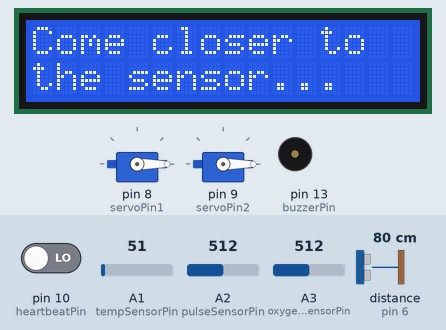
A sketch run on a simulated Arduino Uno, built with avr-gcc and run on an emulated ATmega328P. On the bench: 16×2 character LCD, 2 × servo, buzzer (waves = sounding, pin HIGH). Wiring (inferred from the names in the program): ultrasonic range finder: trigger pin 7; echo pin 6. The test bench sets the inputs (shaded band); at power-on: distance to the obstacle (sensor on pin 6) 80 cm, pin 10 (heartbeatPin) LOW, A1 (tempSensorPin) = 51, A2 (pulseSensorPin) = 512, A3 (oxygenSensorPin) = 512. The echo pulse lasts 58.3 µs per cm; pins used as bus, display or sensor lines are not drawn.

Above: at 1.2 s.
1.3 s: distance to the obstacle (sensor on pin 6) set to 2 cm
At 2.5 s:
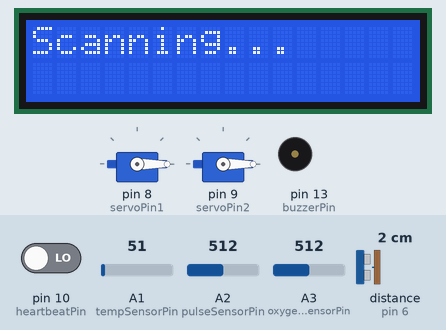
10.3 s: distance to the obstacle (sensor on pin 6) set to 60 cm
At 12.5 s:
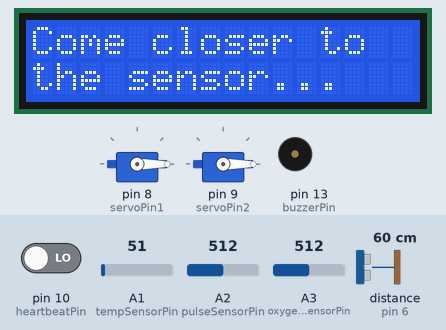
13.3 s: distance to the obstacle (sensor on pin 6) set to 4 cm
At 15.3 s:
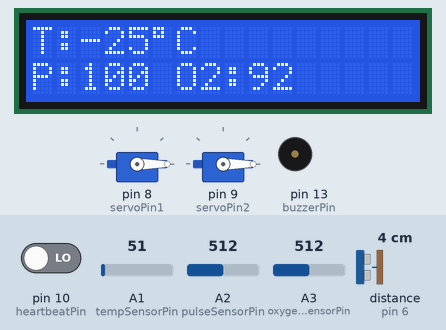
Timing chart, 0 to 16.8 s (numbered marks = the images above; inputs shaded):
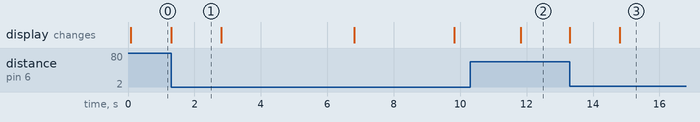

Measured:
- after the input at 1.3 s, the display: changes at once (image 1)
- after the input at 10.3 s, the display: changes after 1.5 s (image 2)
- after the input at 13.3 s, the display: first changes at once (image 3 shows a later state)
- what the display in image 1 shows lasts 1.5 s, from 1.3 s to 2.8 s

The sketch:

COVID_door.ino
```cpp
/*
  CovaBell - Smart Contactless Doorbell and Lock System
  Contributors: Rushil Rawat, Arnav Bansal
*/

#include <LiquidCrystal.h>
#include <Servo.h>

// Pins
const int buzzerPin = 13;
const int servoPin1 = 8;
const int servoPin2 = 9;
const int tempSensorPin = A1;
const int pulseSensorPin = A2;
const int oxygenSensorPin = A3;
const int heartbeatPin = 10;
const int pingPin = 7;
const int echoPin = 6;

// Objects
Servo servo1;
Servo servo2;
LiquidCrystal lcd(12, 11, 5, 4, 3, 2);

// Variables
bool visitorDetected = false;
bool cameFromOther = true;
int attemptCounter = 0;
const int maxAttempts = 3;
unsigned long lastVisitorTime = 0;
const unsigned long timeoutDuration = 30000; // 30 seconds

// Function Prototypes
void initializeSystem();
long getDistance();
int readTemperature();
int readPulse();
int readOxygenLevel();
int readHeartbeat();
void handleVisitor();
void accessGranted();
void accessDenied();
void idleScreen();

void setup() {
  initializeSystem();
}

void loop() {
  long distance = getDistance();

  if (distance > 50) {
    if (cameFromOther) {
      lcd.clear();
    }
    lcd.setCursor(0, 0);
    lcd.print("Come closer to");
    lcd.setCursor(0, 1);
    lcd.print("the sensor...");
    cameFromOther = false;
    if (millis() - lastVisitorTime > timeoutDuration) {
      idleScreen();
    }
  } else {
    handleVisitor();
    lastVisitorTime = millis();
  }
}

void initializeSystem() {
  lcd.begin(16, 2);
  pinMode(buzzerPin, OUTPUT);
  pinMode(heartbeatPin, INPUT);
  Serial.begin(9600);
  servo1.attach(servoPin1);
  servo2.attach(servoPin2);
  servo1.write(0);
  servo2.write(0);
  idleScreen();
}

void idleScreen() {
  lcd.clear();
  lcd.setCursor(0, 0);
  lcd.print("System Ready");
  lcd.setCursor(0, 1);
  lcd.print("Awaiting Visitor");
}

void handleVisitor() {
  lcd.clear();
  lcd.setCursor(0, 0);
  lcd.print("Scanning...");
  delay(1000);

  int tempReading = readTemperature();
  int pulseReading = readPulse();
  int oxygenReading = readOxygenLevel();
  int heartbeat = readHeartbeat();

  lcd.clear();
  lcd.setCursor(0, 0);
  lcd.print("T:");
  lcd.print(tempReading);
  lcd.print((char)223);
  lcd.print("C");

  lcd.setCursor(0, 1);
  lcd.print("P:");
  lcd.print(pulseReading);
  lcd.print(" O2:");
  lcd.print(oxygenReading);
  delay(4000);

  bool fever = tempReading > 38;
  bool lowOxygen = oxygenReading < 94;
  bool abnormalPulse = pulseReading < 50 || pulseReading > 120;

  if (fever || lowOxygen || abnormalPulse) {
    attemptCounter++;
    lcd.clear();
    if (fever) lcd.print("High Temp! ");
    if (lowOxygen) lcd.print("Low O2! ");
    if (abnormalPulse) lcd.print("Abn Pulse!");
    delay(3000);

    if (attemptCounter >= maxAttempts) {
      accessDenied();
      attemptCounter = 0;
    } else {
      lcd.clear();
      lcd.print("Rescan Required");
      delay(2000);
    }
  } else {
    accessGranted();
    attemptCounter = 0;
  }

  cameFromOther = true;
}

void accessGranted() {
  lcd.clear();
  lcd.setCursor(0, 0);
  lcd.print("Access Granted!");
  digitalWrite(buzzerPin, HIGH);
  delay(500);
  digitalWrite(buzzerPin, LOW);

  servo1.write(90);
  servo2.write(90);
  delay(5000);
  servo1.write(0);
  servo2.write(0);
  idleScreen();
}

void accessDenied() {
  lcd.clear();
  lcd.setCursor(0, 0);
  lcd.print("Access Denied");
  lcd.setCursor(0, 1);
  lcd.print("Wait & Retry!");
  delay(5000);
  idleScreen();
}

int readTemperature() {
  int reading1 = analogRead(tempSensorPin);
  delay(500);
  int reading2 = analogRead(tempSensorPin);
  int avgReading = (reading1 + reading2) / 2;
  int celsius = map((avgReading - 20) * 3.04, 0, 1023, -40, 125);
  return celsius;
}

int readPulse() {
  int raw = analogRead(pulseSensorPin);
  return map(raw, 0, 1023, 50, 150); // Simulated pulse (BPM)
}

int readOxygenLevel() {
  int raw = analogRead(oxygenSensorPin);
  return map(raw, 0, 1023, 85, 100); // Simulated SpO2 %
}

int readHeartbeat() {
  return digitalRead(heartbeatPin); // 1 = beat, 0 = no beat
}

long getDistance() {
  pinMode(pingPin, OUTPUT);
  digitalWrite(pingPin, LOW);
  delayMicroseconds(2);
  digitalWrite(pingPin, HIGH);
  delayMicroseconds(10);
  digitalWrite(pingPin, LOW);

  pinMode(echoPin, INPUT);
  long duration = pulseIn(echoPin, HIGH);
  long cm = duration / 29 / 2;
  return cm;
}
```
